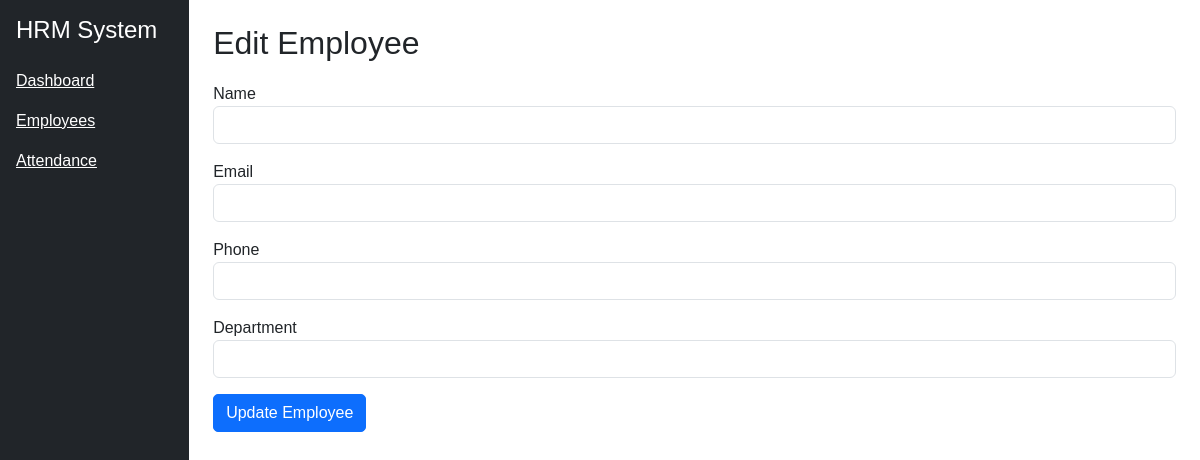
/edit_employee/1, run on an earlier commit of the app's database.
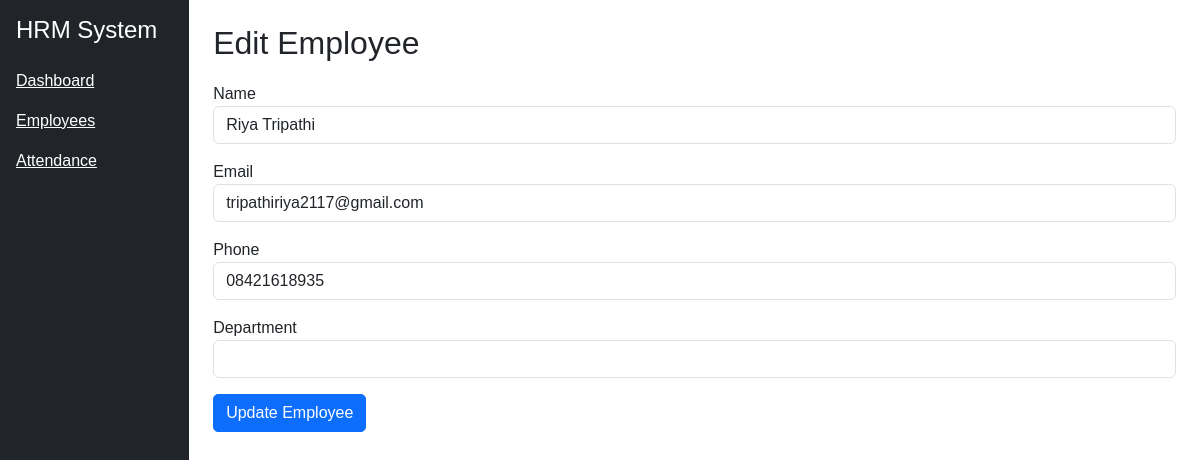
And on a later commit of the database.
### models.py (models this page shows)
class Employee(db.Model):
    emp_id = db.Column(db.Integer, primary_key=True)
    emp_name = db.Column(db.String(100))
    email = db.Column(db.String(120))
    phone = db.Column(db.String(20))
    department_id = db.Column(db.Integer, db.ForeignKey('department.dept_id'))
    department = db.relationship('Department')
    status = db.Column(db.String(50), default='active')

### routes/employee_routes.py (the view)
@employee_bp.route('/edit_employee/<int:id>')
def edit_employee(id):
    emp = Employee.query.get(id)
    departments = Department.query.filter_by(status='active').all()
    return render_template("edit_employee.html", emp=emp, departments=departments)

### templates/edit_employee.html (shortened to what this page needs)
{% extends "base.html" %}
{% block content %}
<h2>Edit Employee</h2>
<form action="/update_employee/{{ emp.emp_id }}" method="POST">
<div class="mb-3">
<label>Name</label>
<input type="text" name="emp_name" class="form-control" value="{{ emp.emp_name }}">
</div>
<div class="mb-3">
<label>Email</label>
<input type="email" name="email" class="form-control" value="{{ emp.email }}">
</div>
<div class="mb-3">
<label>Phone</label>
<input type="text" name="phone" class="form-control" value="{{ emp.phone }}">
</div>
<div class="mb-3">
<label>Department</label>
<select name="department_id" class="form-control">
</select>
</div>
<button class="btn btn-primary">Update Employee</button>
</form>
{% endblock %}

What changed in the data, as far as the page shows it:
added Employee: emp_name "Riya Tripathi", email "tripathiriya2117@gmail.com", phone "08421618935"
